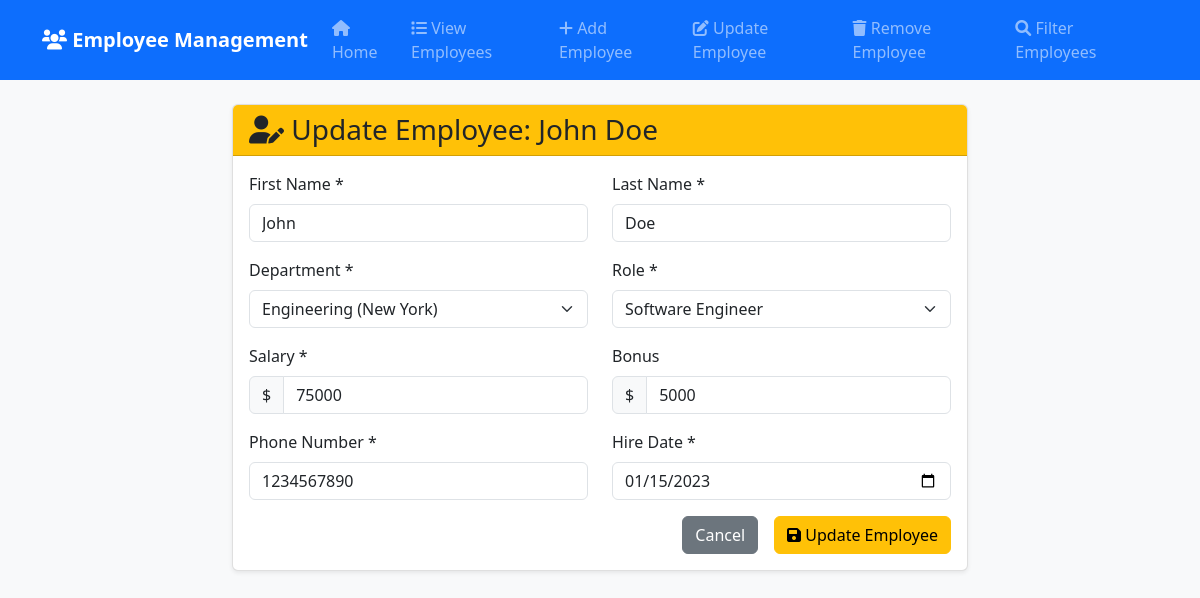
The page /update_emp/9 on the database its author committed.
### emp_app/models.py (models this page shows, shortened)
class Employee(models.Model):
    first_name = models.CharField(max_length=100, null=False)
    last_name = models.CharField(max_length=100)
    dept = models.ForeignKey(Department, on_delete=models.CASCADE)
    salary = models.IntegerField(default=0)
    bonus = models.IntegerField(default=0)
    role = models.ForeignKey(Role, on_delete=models.CASCADE)
    phone = models.IntegerField(default=0)
    hire_date = models.DateField()

class Department(models.Model):
    name = models.CharField(max_length=100, null=False)
    location = models.CharField(max_length=100)

class Role(models.Model):
    name = models.CharField(max_length=100, null=False)

### emp_app/views.py (the view, shortened to what this page needs)
# urls.py: path('update_emp/', views.update_emp_list, name = 'update_emp_list'),  # List view
def update_emp(request, emp_id):
    employee = get_object_or_404(Employee, id=emp_id)
    return render(request, "update_emp.html", {'employee': employee, 'depts': Department.objects.all(), 'roles': Role.objects.all()})

### templates/update_emp.html (shortened to what this page needs)
{% extends 'base.html' %}
{% block content %}
<div class="row justify-content-center">
  <div class="col-md-8">
    <div class="card">
      <div class="card-header bg-warning text-dark">
        <h3 class="card-title mb-0"><i class="fas fa-user-edit"></i> Update Employee: {{ employee.first_name }} {{ employee.last_name }}</h3>
      </div>
      <div class="card-body">
        <form method="post" action="{% url 'update_emp' employee.id %}">
          <div class="row">
            <div class="col-md-6 mb-3">
              <label for="first_name" class="form-label">First Name *</label>
              <input type="text" class="form-control" id="first_name" name="first_name" value="{{ employee.first_name }}" required>
            </div>
            <div class="col-md-6 mb-3">
              <label for="last_name" class="form-label">Last Name *</label>
              <input type="text" class="form-control" id="last_name" name="last_name" value="{{ employee.last_name }}" required>
            </div>
          </div>
          <div class="row">
            <div class="col-md-6 mb-3">
              <label for="dept" class="form-label">Department *</label>
              <select class="form-select" id="dept" name="dept" required>
                {% for dept in depts %}
                <option value="{{ dept.id }}" {% if dept.id == employee.dept.id %}selected{% endif %}>{{ dept.name }} ({{ dept.location }})</option>
                {% endfor %}
              </select>
            </div>
            <div class="col-md-6 mb-3">
              <label for="role" class="form-label">Role *</label>
              <select class="form-select" id="role" name="role" required>
                {% for role in roles %}
                <option value="{{ role.id }}" {% if role.id == employee.role.id %}selected{% endif %}>{{ role.name }}</option>
                {% endfor %}
              </select>
            </div>
          </div>
          <div class="row">
            <div class="col-md-6 mb-3">
              <label for="salary" class="form-label">Salary *</label>
              <div class="input-group">
                <span class="input-group-text">$</span>
                <input type="number" class="form-control" id="salary" name="salary" value="{{ employee.salary }}" min="0" step="0.01" required>
              </div>
            </div>
            <div class="col-md-6 mb-3">
              <label for="bonus" class="form-label">Bonus</label>
              <div class="input-group">
                <span class="input-group-text">$</span>
                <input type="number" class="form-control" id="bonus" name="bonus" value="{{ employee.bonus }}" min="0" step="0.01">
              </div>
            </div>
          </div>
          <div class="row">
            <div class="col-md-6 mb-3">
              <label for="phone" class="form-label">Phone Number *</label>
              <input type="tel" class="form-control" id="phone" name="phone" value="{{ employee.phone }}" required>
            </div>
            <div class="col-md-6 mb-3">
              <label for="hire_date" class="form-label">Hire Date *</label>
              <input type="date" class="form-control" id="hire_date" name="hire_date" value="{{ employee.hire_date|date:'Y-m-d' }}" required>
            </div>
          </div>
          <div class="d-grid gap-2 d-md-flex justify-content-md-end">
            <a href="{% url 'all_emp' %}" class="btn btn-secondary me-md-2">Cancel</a>
            <button type="submit" class="btn btn-warning"><i class="fas fa-save"></i> Update Employee</button>
          </div>
        </form>
      </div>
    </div>
  </div>
</div>
{% endblock %}

### static/hello.css (style rules this page uses)
body { background-color: #f8f9fa; font-family: 'Segoe UI', Tahoma, Geneva, Verdana, sans-serif; }
.card { box-shadow: 0 0.125rem 0.25rem rgba(0, 0, 0, 0.075); border: 1px solid rgba(0, 0, 0, 0.125); transition: box-shadow 0.15s ease-in-out; }
.btn { border-radius: 0.375rem; }
.card-header { font-weight: 600; }

### rows shown on the page
Employee: first_name "John", last_name "Doe", dept "Engineering (New York)", role "Software Engineer", salary "75000", bonus "5000", phone "1234567890", hire_date "01/15/2023"
